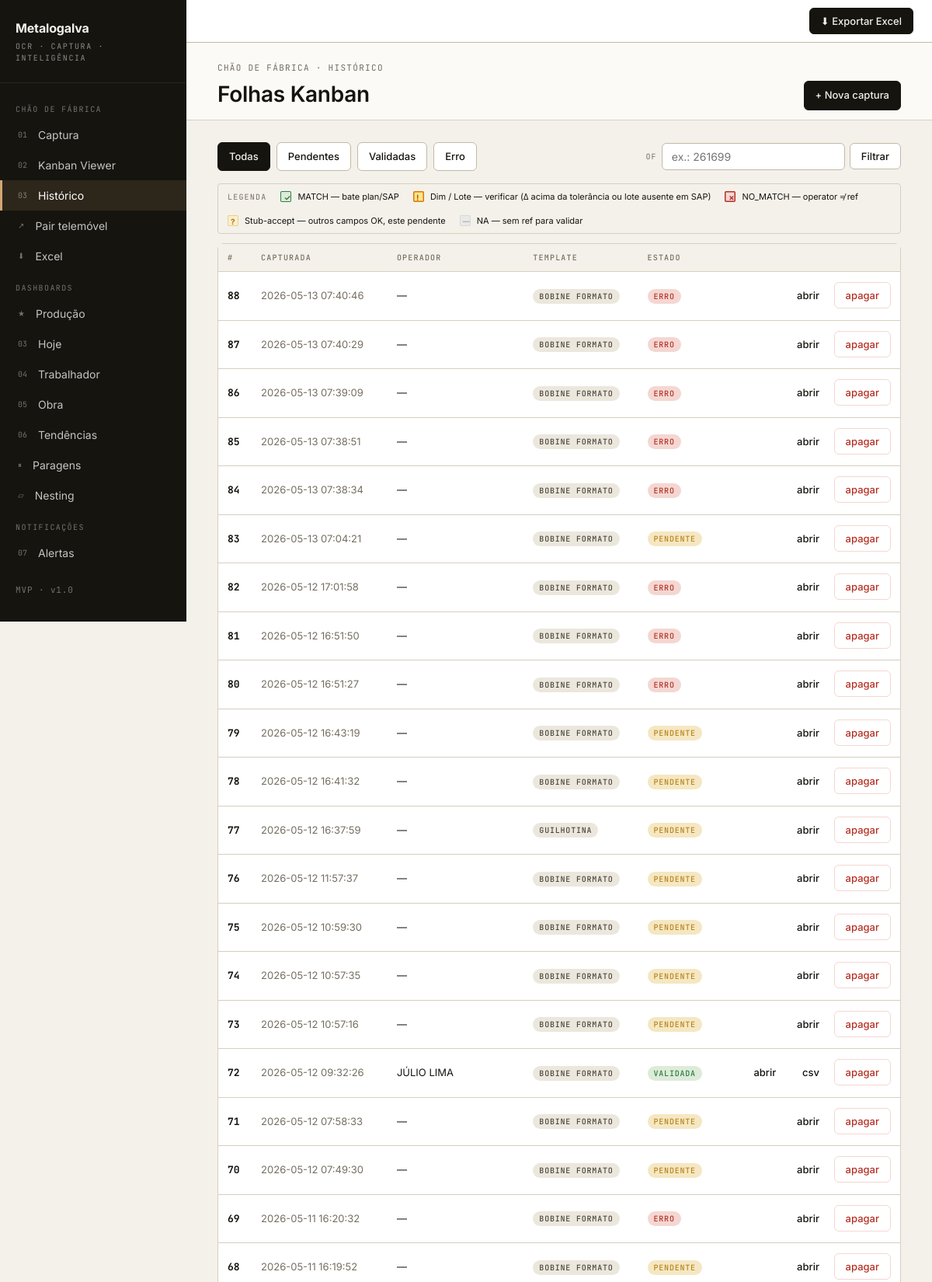
/queue (upper part), run on the app's committed database.
### tables this page shows
CREATE TABLE sheets (
    id INTEGER PRIMARY KEY AUTOINCREMENT,
    image_path TEXT NOT NULL,
    captured_at TIMESTAMP DEFAULT CURRENT_TIMESTAMP,
    status TEXT NOT NULL DEFAULT 'pending',
    operador TEXT,
    sheet_data TEXT,
    raw_extraction TEXT,
    dq_audit TEXT,
    extracted_at TIMESTAMP,
    validated_at TIMESTAMP,
    error_message TEXT
, image_rotation INTEGER NOT NULL DEFAULT 0);

### backend/app/web/main.py (the view)
@app.get("/queue", response_class=HTMLResponse)
def queue_page(
    request: Request,
    status: str | None = None,
    of: str | None = None,
) -> Response:
    of_filter = (of or "").strip() or None
    if of_filter:
        statuses_all = ("pending", "extracted", "validated", "error")
        statuses = (status,) if status and status != "all" else statuses_all
        sheets = db.list_sheets_filtered(of=of_filter, statuses=statuses)
        sheets = sorted(sheets, key=lambda s: s.get("captured_at") or "", reverse=True)
    else:
        sheets = db.list_sheets(status=status)
    return templates.TemplateResponse(
        request,
        "queue.html",
        {
            "sheets": sheets,
            "status_filter": status or "all",
            "of_filter": of_filter,
        },
    )

### backend/app/web/templates/queue.html (shortened to what this page needs)
{% extends "base.html" %}
{% set live = true %}
{% block content %}
<div class="page-h">
  <div>
    <div class="page-eyebrow">Chão de Fábrica · Histórico</div>
    <h1 class="page-title">Folhas Kanban</h1>
  </div>
  <a class="btn primary" href="/capture">+ Nova captura</a>
</div>
<div id="dash-data" class="page-content"
     hx-get="{{ request.url }}"
     hx-trigger="every 30s"
     hx-select="#dash-data"
     hx-swap="outerHTML">
  <div style="display:flex; gap:8px; margin-bottom:16px; flex-wrap:wrap; align-items:center;">
    {% for opt, label in [('all','Todas'), ('extracted','Pendentes'), ('validated','Validadas'), ('error','Erro')] %}
      <a href="/queue?{% if opt != 'all' %}status={{ opt }}&{% endif %}{% if of_filter %}of={{ of_filter|urlencode }}{% endif %}"
         class="btn {% if status_filter == opt %}primary{% endif %}">{{ label }}</a>
    {% endfor %}
    <form method="get" action="/queue"
          style="display:inline-flex; gap:6px; align-items:center; margin-left:auto;">
      <span class="lbl" style="margin:0;">OF</span>
      <input type="text" name="of" value="{{ of_filter or '' }}"
             class="kv-select" style="min-width:130px;"
             placeholder="ex.: 261699">
      <button class="btn" type="submit">Filtrar</button>
    </form>
  </div>
  {% include "_legend.html" %}
  <div class="card">
    <div class="scroll-x">
      <table class="tbl">
        <thead>
          <tr>
            <th>#</th>
            <th>Capturada</th>
            <th>Operador</th>
            <th>Template</th>
            <th>Estado</th>
            <th></th>
          </tr>
        </thead>
        <tbody>
          {% for s in sheets %}
          <tr>
            <td class="mono"><b>{{ s.id }}</b></td>
            <td class="muted tiny">{{ s.captured_at }}</td>
            <td>{{ s.operador or '—' }}</td>
            <td>
              {% set tn = s.template_name or 'bobine_formato' %}
              <span class="pill neutral mono" style="font-size:10px;"
                    title="Setor/Máquina: {{ s.setor_maquina or '' }}">
                {{ tn.replace('_', ' ').replace('quinadora pav4 paragens', 'pav.4 paragens') }}
              </span>
            </td>
            <td>
              {% if s.status == 'validated' %}
                <span class="pill ok">validada</span>
              {% elif s.status == 'extracted' %}
                <span class="pill warn">pendente</span>
              {% elif s.status == 'error' %}
                <span class="pill crit">erro</span>
              {% else %}
                <span class="pill neutral">{{ s.status }}</span>
              {% endif %}
            </td>
            <td style="text-align:right; white-space:nowrap;">
              <a href="/sheet/{{ s.id }}" class="btn ghost">abrir</a>
              {% if s.status == 'validated' %}
                <a href="/sheet/{{ s.id }}/csv" class="btn ghost">csv</a>
              {% endif %}
              <button class="btn ghost" style="color:var(--crit); border-color:var(--crit-soft);"
                      onclick="if (confirm('Apagar folha #{{ s.id }}? Acção irreversível.')) {
                                fetch('/sheet/{{ s.id }}/delete', {method: 'POST'})
                                  .then(r => r.ok ? window.location.reload() : alert('Erro: ' + r.status));
                              }">apagar</button>
            </td>
          </tr>
          {% else %}
          <tr><td colspan="6" style="padding:32px; text-align:center;" class="muted">
            Sem folhas. <a href="/capture" style="color:var(--accent-ink);">Captura a primeira</a>.
          </td></tr>
          {% endfor %}
        </tbody>
      </table>
    </div>
  </div>
</div>
{% endblock %}

### backend/app/web/static/design.css (style rules this page uses)
:root { --paper: #F4F1EB; --paper-2: #ECE7DD; --paper-3: #E2DCCE; --ink: #16140F; --ink-2: #2A271F; --ink-3: #4A453A; --ink-4: #756F61; --ink-5: #9B9587; --rule: #D6CFBE; --rule-2: #C2BAA5; --surface: #FBFAF6; --surface-2: #FFFFFF; --accent: #D4A574; --accent-ink: #8A5F2D; --accent-soft: #F0E2C9; --ok: #2F7D43; --ok-soft: #DDEBD8; --warn: #B8841C; --warn-soft: #F5E7C2; --crit: #B53024; --crit-soft: #F4D7D2; --info: #2D5B8A; --info-soft: #D5E2EE; --font-sans: 'Inter', system-ui, -apple-system, sans-serif; --font-mono: 'JetBrains Mono', ui-monospace, monospace; --font-hand: 'Caveat', cursive; }
* { box-sizing: border-box; }
html, body { margin: 0; padding: 0; }
body { font-family: var(--font-sans); background: var(--paper); color: var(--ink); font-size: 15px; line-height: 1.5; -webkit-font-smoothing: antialiased; -moz-osx-font-smoothing: grayscale; }
a { color: inherit; text-decoration: none; }
input, button, select, textarea { font-family: inherit; }
.mono { font-family: var(--font-mono); font-feature-settings: 'tnum'; }
.muted { color: var(--ink-4); }
.tiny { font-size: 11px; }
.lbl { font-family: var(--font-mono); font-size: 10px; text-transform: uppercase; letter-spacing: 0.12em; color: var(--ink-4); }
.scroll-x { overflow-x: auto; }
.page-h { padding: 24px 40px 12px; border-bottom: 1px solid var(--rule); background: var(--surface); display: flex; align-items: flex-end; justify-content: space-between; gap: 16px; flex-wrap: wrap; }
.page-eyebrow { font-family: var(--font-mono); font-size: 11px; letter-spacing: 0.12em; text-transform: uppercase; color: var(--ink-4); margin-bottom: 4px; }
.page-title { font-size: 28px; font-weight: 600; letter-spacing: -0.01em; margin: 0; }
.page-content { padding: 28px 40px 60px; }
.btn { display: inline-flex; align-items: center; gap: 8px; padding: 8px 14px; border: 1px solid var(--rule-2); background: var(--surface-2); border-radius: 6px; font-size: 13px; font-weight: 500; color: var(--ink); cursor: pointer; transition: all .12s; text-decoration: none; }
.btn.primary { background: var(--ink); color: var(--paper); border-color: var(--ink); }
.btn.ghost { background: transparent; border-color: transparent; }
.pill { display: inline-flex; align-items: center; gap: 4px; padding: 2px 8px; border-radius: 999px; font-family: var(--font-mono); font-size: 10px; letter-spacing: 0.08em; text-transform: uppercase; font-weight: 500; }
.pill.ok { background: var(--ok-soft); color: var(--ok); }
.pill.warn { background: var(--warn-soft); color: var(--warn); }
.pill.crit { background: var(--crit-soft); color: var(--crit); }
.pill.neutral { background: var(--paper-2); color: var(--ink-3); }
.card { background: var(--surface-2); border: 1px solid var(--rule); border-radius: 8px; }
.tbl { width: 100%; border-collapse: collapse; }
.tbl th { text-align: left; padding: 10px 12px; font-family: var(--font-mono); font-size: 10px; letter-spacing: 0.12em; text-transform: uppercase; color: var(--ink-4); font-weight: 500; border-bottom: 1px solid var(--rule); background: var(--paper); }
.tbl td { padding: 12px; border-bottom: 1px solid var(--rule); font-size: 13px; vertical-align: middle; }
input[type="text"], input[type="number"], input[type="search"], input:not([type]), select, textarea { padding: 8px 12px; border: 1px solid var(--rule-2); border-radius: 6px; font-size: 14px; background: var(--surface-2); color: var(--ink); outline: none; transition: border-color .12s; }

### data on the page
sheets: id "88", captured_at "2026-05-13 07:40:46", operador "—", replace "BOBINE FORMATO", status "ERRO"
sheets: id "87", captured_at "2026-05-13 07:40:29", operador "—", replace "BOBINE FORMATO", status "ERRO"
sheets: id "86", captured_at "2026-05-13 07:39:09", operador "—", replace "BOBINE FORMATO", status "ERRO"
sheets: id "85", captured_at "2026-05-13 07:38:51", operador "—", replace "BOBINE FORMATO", status "ERRO"
sheets: id "84", captured_at "2026-05-13 07:38:34", operador "—", replace "BOBINE FORMATO", status "ERRO"
sheets: id "83", captured_at "2026-05-13 07:04:21", operador "—", replace "BOBINE FORMATO", status "PENDENTE"
sheets: id "82", captured_at "2026-05-12 17:01:58", operador "—", replace "BOBINE FORMATO", status "ERRO"
sheets: id "81", captured_at "2026-05-12 16:51:50", operador "—", replace "BOBINE FORMATO", status "ERRO"
sheets: id "80", captured_at "2026-05-12 16:51:27", operador "—", replace "BOBINE FORMATO", status "ERRO"
sheets: id "79", captured_at "2026-05-12 16:43:19", operador "—", replace "BOBINE FORMATO", status "PENDENTE"
sheets: id "78", captured_at "2026-05-12 16:41:32", operador "—", replace "BOBINE FORMATO", status "PENDENTE"
sheets: id "77", captured_at "2026-05-12 16:37:59", operador "—", replace "GUILHOTINA", status "PENDENTE"
sheets: id "76", captured_at "2026-05-12 11:57:37", operador "—", replace "BOBINE FORMATO", status "PENDENTE"
sheets: id "75", captured_at "2026-05-12 10:59:30", operador "—", replace "BOBINE FORMATO", status "PENDENTE"
sheets: id "74", captured_at "2026-05-12 10:57:35", operador "—", replace "BOBINE FORMATO", status "PENDENTE"
sheets: id "73", captured_at "2026-05-12 10:57:16", operador "—", replace "BOBINE FORMATO", status "PENDENTE"
sheets: id "72", captured_at "2026-05-12 09:32:26", operador "JÚLIO LIMA", replace "BOBINE FORMATO", status "VALIDADA"
sheets: id "71", captured_at "2026-05-12 07:58:33", operador "—", replace "BOBINE FORMATO", status "PENDENTE"
sheets: id "70", captured_at "2026-05-12 07:49:30", operador "—", replace "BOBINE FORMATO", status "PENDENTE"
sheets: id "69", captured_at "2026-05-11 16:20:32", operador "—", replace "BOBINE FORMATO", status "ERRO"
sheets: id "68", captured_at "2026-05-11 16:19:52", operador "—", replace "BOBINE FORMATO", status "PENDENTE"

### other printed values
{{ label }} "Todas" "Pendentes" "Validadas" "Erro"
